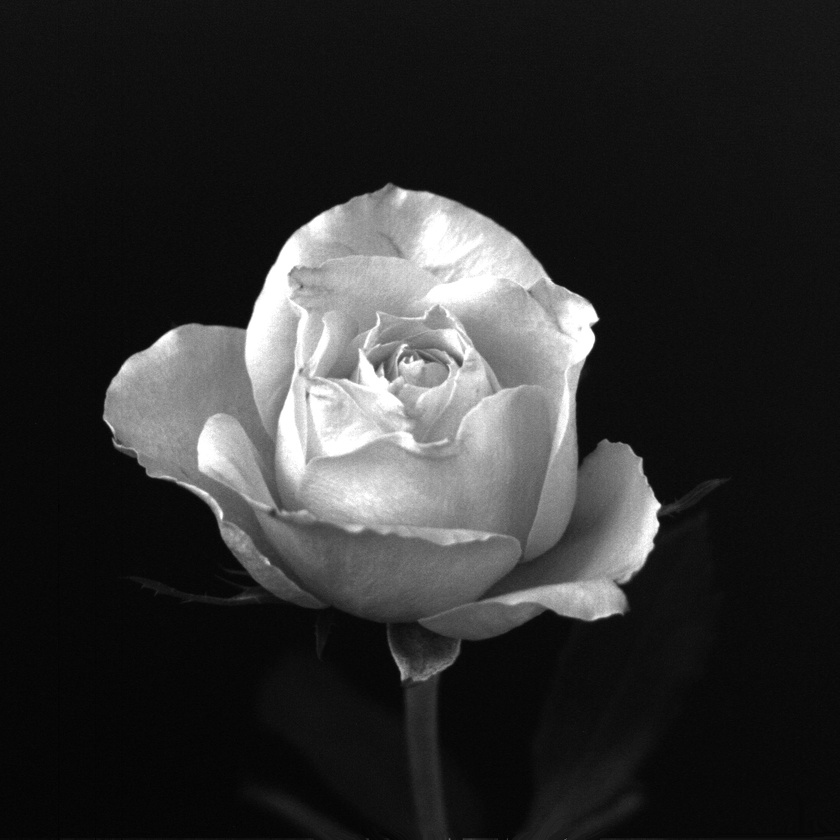
#> input picture EXERCISE4/q1.jpg, 840 x 840 px, shrunk from 1024 x 1024 before the run
$ python 1d.py
#> lines starting #> are read from the running program, lines starting #| are printed output that depends on the picture
import numpy as np

import matplotlib.pyplot as plt

import cv2

from pylab import *

img=cv2.imread('q1.jpg',0)
#> img is the input picture: shape (840, 840); min 0, max 255, mean 46.8
print("IMAGE")
print(img)
#> (printed output is left out)
CB=np.zeros(img.shape,dtype=float64)

n=img.shape[0]
#> n = 840
for u in range(n):
	for x in range(n):
		if u==0:
			CB[u][x]=np.sqrt(1/n)*(np.cos((2*x+1)*np.pi*u/(2*n)))
		else:
			CB[u][x]=np.sqrt(2/n)*(np.cos((2*x+1)*np.pi*u/(2*n)))
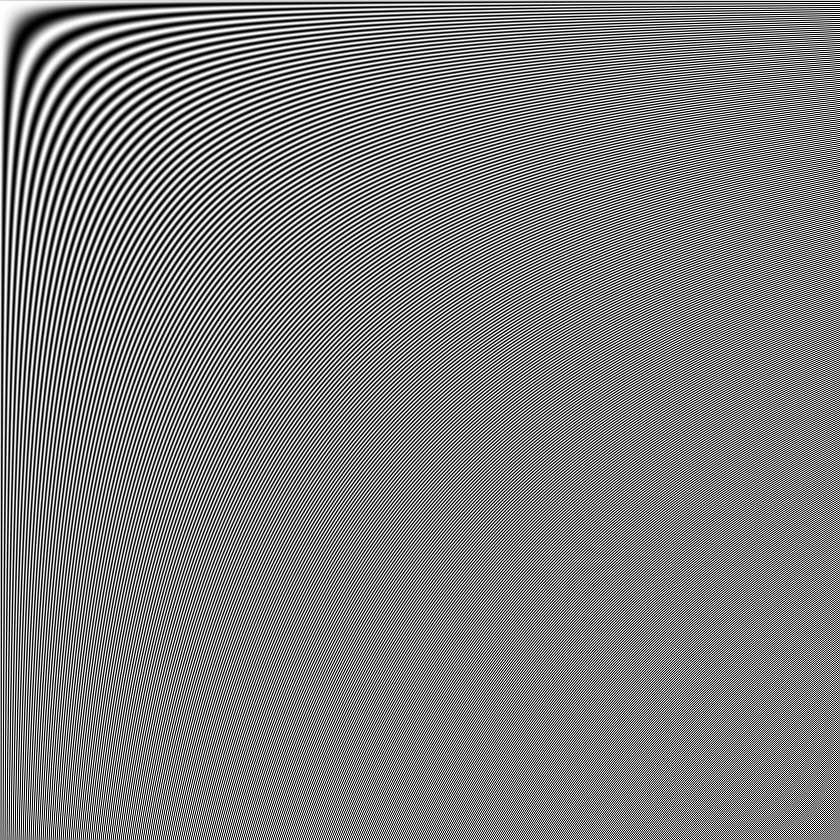
#> CB: shape (840, 840) float64; min -0.0488, max 0.0488, mean 4.11e-05; drawn with min black and max white
print("COSINE BASIS")
print (CB)
#> (printed output is left out)

DCT=np.dot(np.dot(CB,img),np.transpose(CB))
print("COSINE TRANSFORM")
print(DCT)
#> (printed output is left out)
recons=np.dot(np.dot(np.transpose(CB),DCT),CB)
print("RECONSTRUCTION")
print(recons)
#> (printed output is left out)
cv2.imwrite("1d_basis.jpg",CB*255)
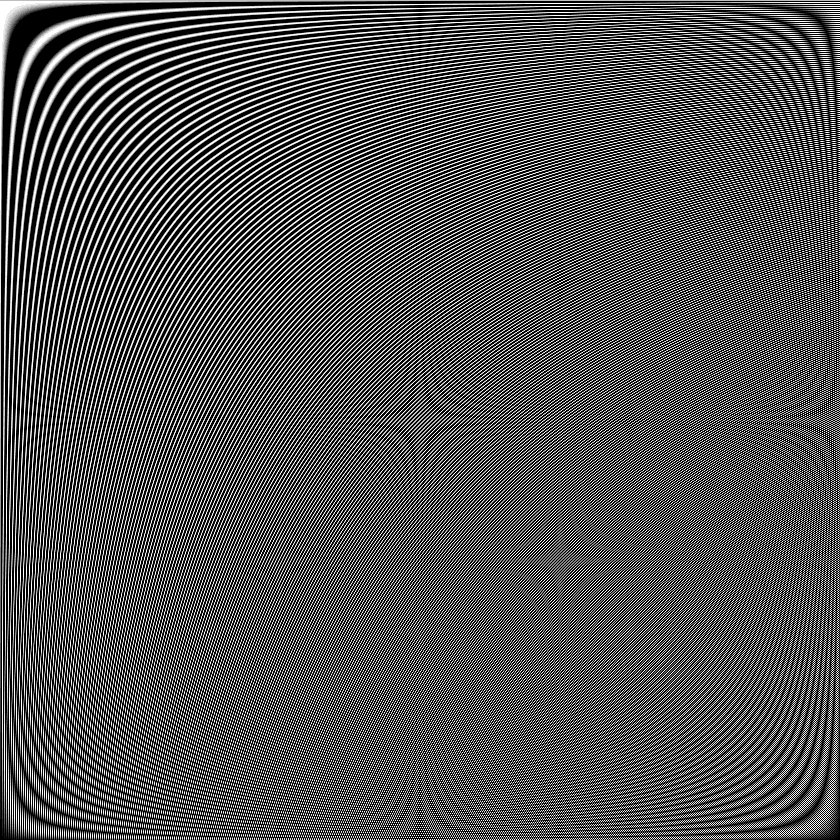
#> saved as 1d_basis.jpg: shape (840, 840); min 0, max 12, mean 3.94; drawn with min black and max white
cv2.imwrite("1d.jpg",DCT)
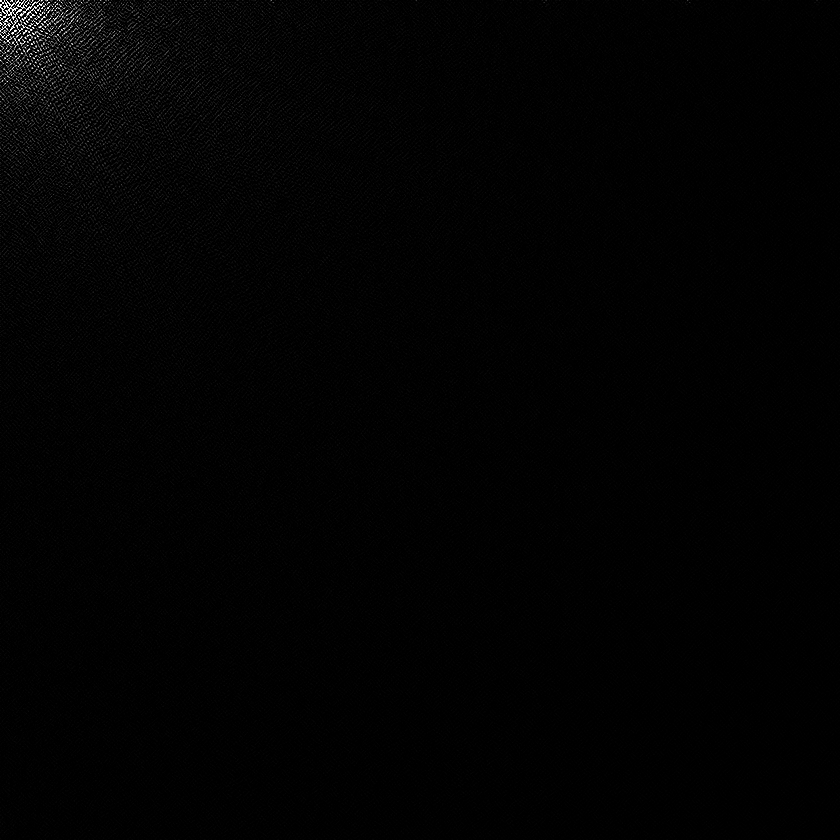
#> saved as 1d.jpg: shape (840, 840); min 0, max 255, mean 2.4
cv2.imwrite("1d_reconstruction.jpg",recons)

$ run again, with EXERCISE4/q2.tif saved as EXERCISE4/q1.jpg
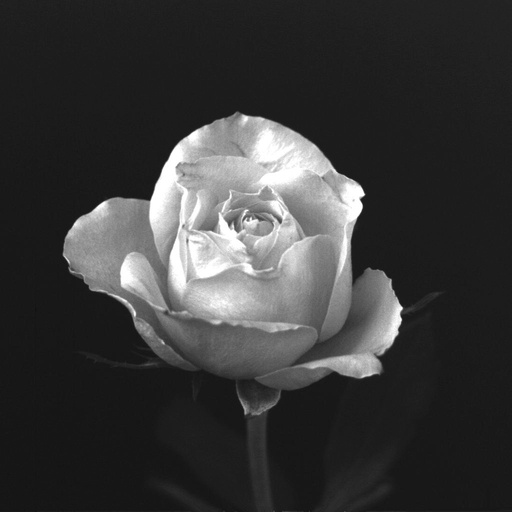
#> input picture EXERCISE4/q2.tif, 512 x 512 px
#> img is the input picture: shape (512, 512); min 17, max 255, mean 57.5
#> (printed output is left out)
#> after the loop `for u in range(n):`:
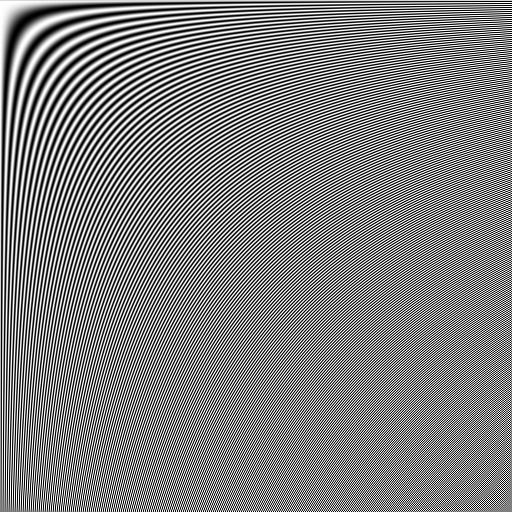
#> CB: shape (512, 512) float64; min -0.0625, max 0.0625, mean 8.63e-05; drawn with min black and max white
#> (printed output is left out)
#> (printed output is left out)
#> (printed output is left out)
#> `cv2.imwrite("1d.jpg",DCT)`:
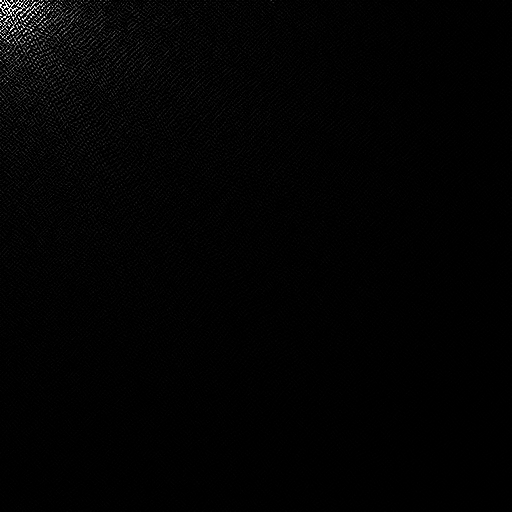
#> saved as 1d.jpg: shape (512, 512); min 0, max 255, mean 2.9
